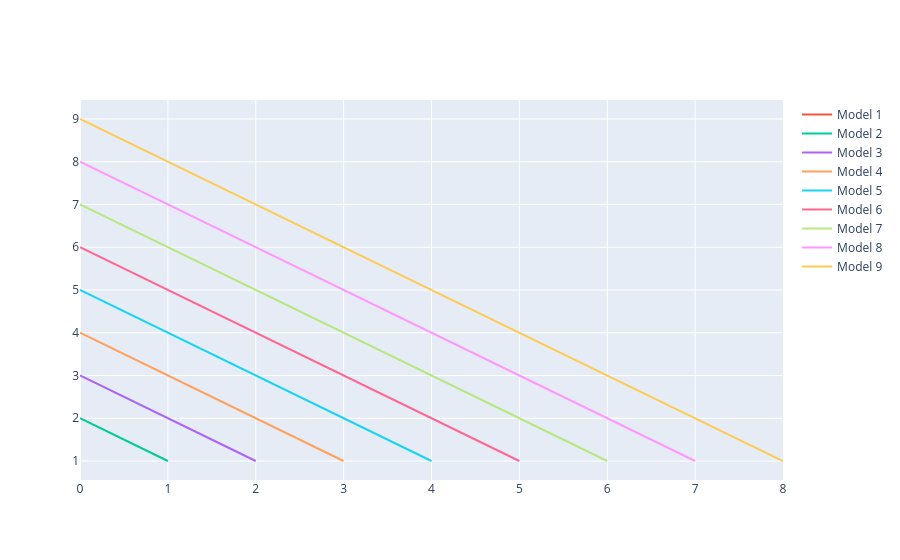

Notebook code for this chart:
### Code cell
losses_list = [list(range(i, 0, -1)) for i in range(10)]

fig = go.Figure()
fig.add_traces(traces_losses(losses_list))
fig.show()

### Figure 1 — Plotly figure (JSON) as saved in the notebook; plotly's stock layout.template omitted (floating-point values rounded to 4 significant figures)
{"data": [{"mode": "lines", "name": "Model 0", "type": "scatter", "x": [], "y": []}, {"mode": "lines", "name": "Model 1", "type": "scatter", "x": [0], "y": [1]}, {"mode": "lines", "name": "Model 2", "type": "scatter", "x": [0, 1], "y": [2, 1]}, {"mode": "lines", "name": "Model 3", "type": "scatter", "x": [0, 1, 2], "y": [3, 2, 1]}, {"mode": "lines", "name": "Model 4", "type": "scatter", "x": [0, 1, 2, 3], "y": [4, 3, 2, 1]}, {"mode": "lines", "name": "Model 5", "type": "scatter", "x": [0, 1, 2, 3, 4], "y": [5, 4, 3, 2, 1]}, {"mode": "lines", "name": "Model 6", "type": "scatter", "x": [0, 1, 2, 3, 4, 5], "y": [6, 5, 4, 3, 2, 1]}, {"mode": "lines", "name": "Model 7", "type": "scatter", "x": [0, 1, 2, 3, 4, 5, 6], "y": [7, 6, 5, 4, 3, 2, 1]}, {"mode": "lines", "name": "Model 8", "type": "scatter", "x": [0, 1, 2, 3, 4, 5, 6, 7], "y": [8, 7, 6, 5, 4, 3, 2, 1]}, {"mode": "lines", "name": "Model 9", "type": "scatter", "x": [0, 1, 2, 3, 4, 5, 6, 7, 8], "y": [9, 8, 7, 6, 5, 4, 3, 2, 1]}], "layout": {}}
